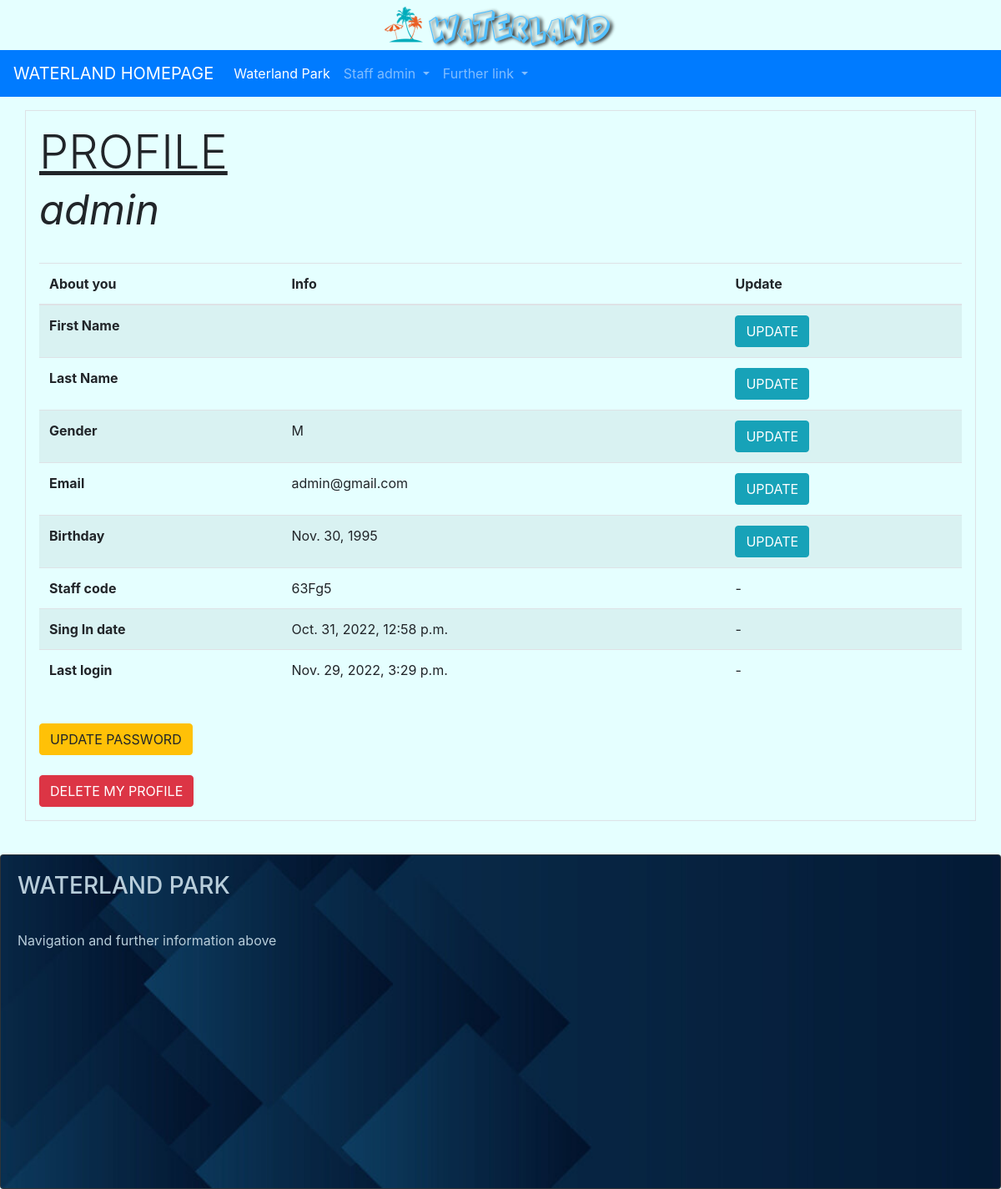
Page /userpark/user_profile/ (signed in) on the committed database.
### userpark/models.py (models this page shows, shortened)
class User(AbstractUser):
    GENDER_CHOICES = (
        ('M', 'Male'),
        ('F', 'Female'),
    )
    gender = models.CharField(max_length=1, choices=GENDER_CHOICES, help_text="Are you male or female?", null=True, default=None)
    birth_date = models.DateField(help_text="Place your birthday here", null=True,
                                  validators=[MaxValueValidator(limit_value=date.today()-timedelta(days=(365*7))),
                                              MinValueValidator(limit_value=date.today()-timedelta(days=(365*100)))], default=None)
    staff_assigned_code = models.CharField(max_length=5, help_text="Place your staff code here", null=True, unique=True, default=None)
    is_staff_member = models.BooleanField(default=False)
    propic = models.ImageField(upload_to=media_directory_path, blank=True, null=True,
                               default=None, help_text='Add your profile picture here', verbose_name='Picture Profile')
    slug = models.SlugField(null=False, unique=True)  # max length disabled

### userpark/views.py (the view)
# urls.py: path('user_profile/', UserProfileView.as_view(), name='user-profile'),
class UserProfileView(LoginRequiredMixin, TemplateView):
    template_name = 'userpark/profile/profile_detail.html'
    login_url = 'userpark:login'          # Redirect Login needed
    redirect_field_name = 'redirect_to'

### userpark/templates/userpark/profile/profile_detail.html (shortened to what this page needs)
{% extends 'navbase.html' %}
{% load static %}
{% block bodybase %}
    <div class="container p-3 my-3 border">
        <h1 class="display-4"><u>PROFILE</u><br><em><small>{{ user.username }}</small></em></h1><br>
        <table class="table table-striped">
        <thead>
        <tr>
        <th scope="col">About you</th>
        <th scope="col">Info</th>
        <th scope="col">Update</th>
        </tr>
        </thead>
        <tbody>
        <tr>
        <th scope="row">First Name</th>
        <td>{{ user.first_name }}</td>
        <td><a href="{% url 'userpark:user-profile-update-firstname' user.slug %}"><button type="button" class="btn btn-info">UPDATE</button></a></td>
        </tr>
        <tr>
        <th scope="row">Last Name</th>
        <td>{{ user.last_name }}</td>
        <td><a href="{% url 'userpark:user-profile-update-lastname' user.slug %}"><button type="button" class="btn btn-info">UPDATE</button></a></td>
        </tr>
        <tr>
        <th scope="row">Gender</th>
        <td>{{ user.gender }}</td>
        <td><a href="{% url 'userpark:user-profile-update-gender' user.slug %}"><button type="button" class="btn btn-info">UPDATE</button></a></td>
        </tr>
        <tr>
        <th scope="row">Email</th>
        <td>{{ user.email }}</td>
        <td><a href="{% url 'userpark:user-profile-update-email' user.slug %}"><button type="button" class="btn btn-info">UPDATE</button></a></td>
        </tr>
        <tr>
        <th scope="row">Birthday</th>
        <td>{{ user.birth_date }}</td>
        <td><a href="{% url 'userpark:user-profile-update-birthdate' user.slug %}"><button type="button" class="btn btn-info">UPDATE</button></a></td>
        </tr>
        {% if user.is_staff_member %}
            <tr>
            <th scope="row">Staff code</th>
            <td>{{ user.staff_assigned_code }}</td>
            <td>-</td>
            </tr>
        {% endif %}
        <tr>
        <th scope="row">Sing In date</th>
        <td>{{ user.date_joined }}</td>
        <td>-</td>
        </tr>
        <tr>
        <th scope="row">Last login</th>
        <td>{{ user.last_login }}</td>
        <td>-</td>
        </tr>
        </tbody>
        </table>
    <br>
    <a href="{% url 'userpark:user-profile-update-password' user.slug %}"> <button type="button" class="btn btn-warning">UPDATE PASSWORD</button> </a>
    <br><br>
    <a href="{% url 'userpark:user-profile-delete' user.slug %}"> <button type="button" class="btn btn-danger">DELETE MY PROFILE</button> </a>
    </div>
    <br>
{% endblock %}

### templates/navbase.html (shortened to what this page needs)
{% extends 'base.html' %}
{% load static %}
{% block head %}
    <nav class="navbar navbar-expand-lg navbar navbar-dark bg-primary">
      <a class="navbar-brand" href="{% url 'home' %}">WATERLAND HOMEPAGE</a>
      <div class="collapse navbar-collapse" id="navbarNavDropdown">
        <ul class="navbar-nav">
          <li class="nav-item active">
            <a class="nav-link" href="{% url 'waterland-park-info-showcase' %}">Waterland Park <span class="sr-only">(current)</span></a>
          </li>
          {% if user.is_authenticated %}
              {% if user.is_staff_member %}
                <li class="nav-item dropdown">
                <a class="nav-link dropdown-toggle" href="#" id="navbarDropdownMenuLink" role="button" data-toggle="dropdown" aria-expanded="false">
                Staff {{ user.username }}
                </a>
                </li>
          {% endif %}
          {% endif %}
          <li class="nav-item dropdown">
            <a class="nav-link dropdown-toggle" href="#" id="navbarDropdownMenuLink" role="button" data-toggle="dropdown" aria-expanded="false">
              Further link
            </a>
          </li>
        </ul>
      </div>
    </nav>
{% endblock %}
{% block body %}
    {% block bodybase %}{% endblock %}
        <footer>
            <div class="card bg-dark text-white">
              <img src="{% static 'img/footer.jpg' %}" class="card-img" alt="footerimg">
              <div class="card-img-overlay">
                <h3 class="card-title" style="color:#b8cdda ; ">WATERLAND PARK</h3>
                  <br>
                <p class="card-text" style="color:#b8cdda ; ">Navigation and further information above</p>
              </div>
            </div>
        </footer>
{% endblock %}

### rows in the picture
User: username "admin", gender "M", email "admin@gmail.com", birth_date "Nov. 30, 1995", staff_assigned_code "63Fg5", date_joined "Oct. 31, 2022, 12:58 p.m.", last_login "Nov. 29, 2022, 3:29 p.m."
